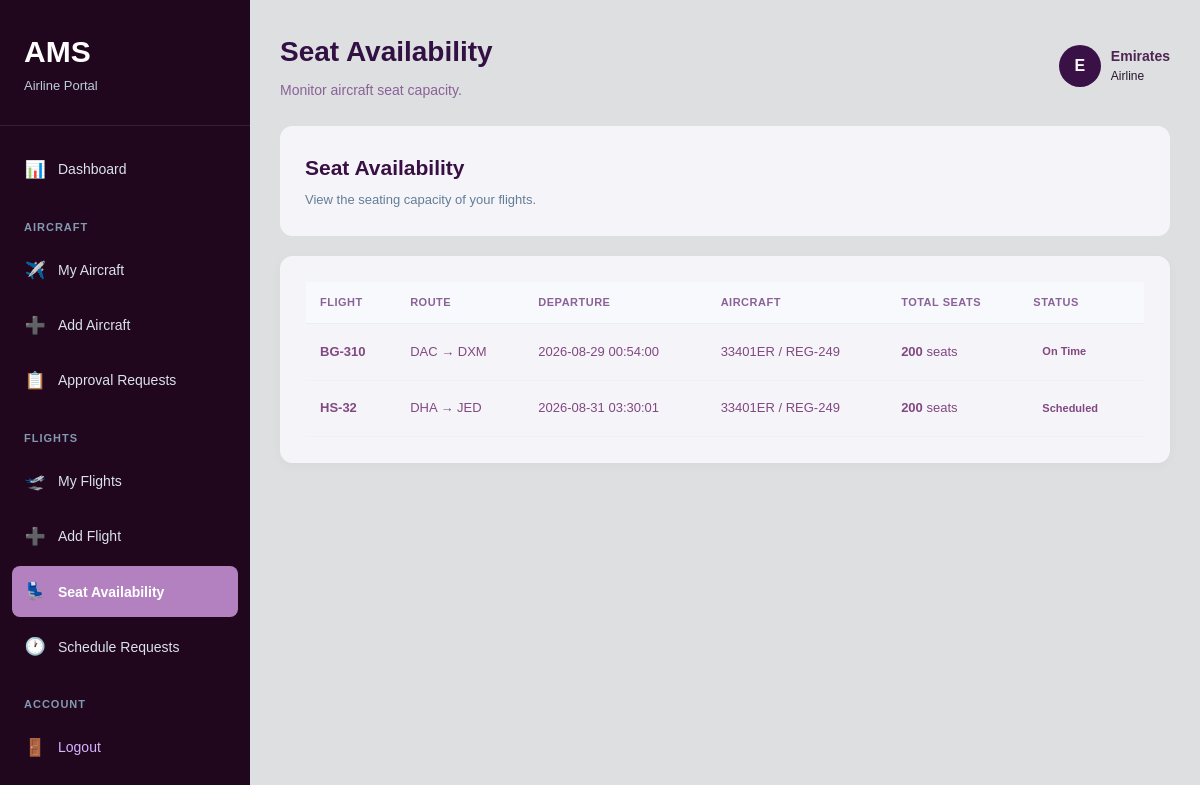
The app's page /airline/flight/availability.php (signed in) with its own data.
### tables this page shows
CREATE TABLE `airlines` (
  `id` int(11) NOT NULL,
  `airline_name` varchar(100) NOT NULL,
  `country` varchar(100) DEFAULT NULL,
  `contact` varchar(50) DEFAULT NULL,
  `email` varchar(100) DEFAULT NULL,
  `status` varchar(20) DEFAULT 'Active',
  `created_at` timestamp NOT NULL DEFAULT current_timestamp()
);

CREATE TABLE `flights` (
  `id` int(11) NOT NULL,
  `flight_number` varchar(50) NOT NULL,
  `airplane_id` int(11) NOT NULL,
  `departure` varchar(100) NOT NULL,
  `destination` varchar(100) NOT NULL,
  `departure_time` datetime NOT NULL,
  `arrival_time` datetime NOT NULL,
  `status` varchar(50) DEFAULT 'Scheduled',
  `created_at` timestamp NOT NULL DEFAULT current_timestamp()
);

CREATE TABLE `airplanes` (
  `id` int(11) NOT NULL,
  `airline_id` int(11) DEFAULT NULL,
  `airline_name` varchar(100) NOT NULL,
  `model` varchar(100) NOT NULL,
  `manufacturer` varchar(100) DEFAULT NULL,
  `manufacturing_date` date DEFAULT NULL,
  `registration_number` varchar(100) NOT NULL,
  `capacity` int(11) NOT NULL,
  `status` varchar(50) DEFAULT 'Active',
  `created_at` timestamp NOT NULL DEFAULT current_timestamp()
);

### airline/flight/availability.php (the view, shortened to what this page needs)
<?php
require_once '../../config/database.php';
$user_id=(int)$_SESSION['user_id'];
$stmt=$conn->prepare(
    "SELECT email
     FROM users
     WHERE id=?
     LIMIT 1"
);
$stmt->bind_param('i',$user_id);
$stmt->execute();
$user=$stmt->get_result()->fetch_assoc();
$stmt=$conn->prepare(
    "SELECT id,airline_name
     FROM airlines
     WHERE email=?
     LIMIT 1"
);
$stmt->bind_param('s',$user['email']);
$stmt->execute();
$airline=$stmt->get_result()->fetch_assoc();
$airline_id=(int)$airline['id'];
$airline_name=$airline['airline_name'];
$stmt=$conn->prepare(
    "SELECT
        f.id,
        f.flight_number,
        f.departure,
        f.destination,
        f.departure_time,
        f.status,
        a.model,
        a.registration_number,
        a.capacity
     FROM flights f
     JOIN airplanes a
     ON f.airplane_id=a.id
     WHERE a.airline_id=?
     ORDER BY f.departure_time ASC"
);
$stmt->bind_param('i',$airline_id);
$stmt->execute();
$result=$stmt->get_result();
?>
<!DOCTYPE html>
<html>
<head>
<link rel="stylesheet"
      href="../../assets/css/airline.css">
</head>
<body>
<div class="airline-container">
<div class="sidebar">
<div class="sidebar-logo">
<h2>AMS</h2>
<p>Airline Portal</p>
</div>
<nav class="sidebar-menu">
<a href="../dashboard.php"
   class="menu-item">
<span>📊</span>
Dashboard
</a>
<div class="menu-section">
<p class="menu-title">
Aircraft
</p>
<a href="../airplane/index.php"
   class="menu-item">
<span>✈️</span>
My Aircraft
</a>
<a href="../airplane/add.php"
   class="menu-item">
<span>➕</span>
Add Aircraft
</a>
<a href="../approval/index.php"
   class="menu-item">
<span>📋</span>
Approval Requests
</a>
</div>
<div class="menu-section">
<p class="menu-title">
Flights
</p>
<a href="index.php"
   class="menu-item">
<span>🛫</span>
My Flights
</a>
<a href="add.php"
   class="menu-item">
<span>➕</span>
Add Flight
</a>
<a href="availability.php"
   class="menu-item active">
<span>💺</span>
Seat Availability
</a>
<a href="schedule_request.php"
   class="menu-item">
<span>🕐</span>
Schedule Requests
</a>
</div>
<div class="menu-section">
<p class="menu-title">
Account
</p>
<a href="../../logout.php"
   class="menu-item logout-item">
<span>🚪</span>
Logout
</a>
</div>
</nav>
</div>
<div class="main-content">
<header class="topbar">
<div>
<h1>Seat Availability</h1>
<p>
Monitor aircraft seat capacity.
</p>
</div>
<div class="user-info">
<div class="user-avatar">
<?php
echo strtoupper(
    substr($airline_name,0,1)
);
?>
</div>
<div>
<strong>
<?php
echo htmlspecialchars(
    $airline_name
);
?>
</strong>
<small>Airline</small>
</div>
</div>
</header>
<section class="page-header">
<div>
<h2>Seat Availability</h2>
<p>
View the seating capacity of your flights.
</p>
</div>
</section>
<section class="content-card">
<div class="table-container">
<table class="data-table">
<thead>
<tr>
<th>Flight</th>
<th>Route</th>
<th>Departure</th>
<th>Aircraft</th>
<th>Total Seats</th>
<th>Status</th>
</tr>
</thead>
<tbody>
<?php if($result->num_rows>0): ?>
<?php while($f=$result->fetch_assoc()): ?>
<tr>
<td>
<strong>
<?php
echo htmlspecialchars(
    $f['flight_number']
);
?>
</strong>
</td>
<td>
<?php
echo htmlspecialchars(
    $f['departure']
    .' → '
    .$f['destination']
);
?>
</td>
<td>
<?php
echo htmlspecialchars(
    $f['departure_time']
);
?>
</td>
<td>
<?php
echo htmlspecialchars(
    $f['model']
    .' / '
    .$f['registration_number']
);
?>
</td>
<td>
<strong>
<?php
echo (int)$f['capacity'];
?>
</strong>
seats
</td>
<td>
<span class="status-badge">
<?php
echo htmlspecialchars(
    $f['status']
);
?>
</span>
</td>
</tr>
<?php endwhile; ?>
<?php endif; ?>
</tbody>
</table>
</div>
</section>
</div>
</div>
</body>
</html>

### assets/css/airline.css (style rules this page uses)
* { margin: 0; padding: 0; box-sizing: border-box; }
html { scroll-behavior: smooth; }
body { font-family: Arial, Helvetica, sans-serif; background: #dedfe0; color: #6b5aaa; line-height: 1.6; }
a { text-decoration: none; color: inherit; }
.sidebar { width: 250px; min-height: 100vh; background: #21071d; color: #ffffff; position: fixed; left: 0; top: 0; bottom: 0; overflow-y: auto; z-index: 1000; }
.sidebar-logo { padding: 28px 24px; border-bottom: 1px solid rgba(255, 255, 255, 0.1); }
.sidebar-logo h2 { font-size: 30px; }
.sidebar-logo p { color: #bcccdc; font-size: 13px; }
.sidebar-menu { padding: 18px 12px; }
.menu-section { margin-top: 24px; }
.menu-title { padding: 0 12px 8px; color: #829ab1; font-size: 11px; font-weight: 700; text-transform: uppercase; letter-spacing: 1px; }
.menu-item { display: flex; align-items: center; gap: 12px; padding: 12px; margin-bottom: 4px; border-radius: 8px; color: #d9e2ec; font-size: 14px; transition: .2s; }
.menu-item span { width: 22px; text-align: center; font-size: 17px; }
.menu-item.active { background: #b381c0; color: #fff; font-weight: 600; }
.logout-item { color: #d7b4ff; }
.main-content { width: calc(100% - 250px); margin-left: 250px; min-height: 100vh; padding: 30px; }
.topbar { min-height: 70px; display: flex; align-items: center; justify-content: space-between; gap: 20px; margin-bottom: 25px; }
.topbar h1 { font-size: 28px; color: #321043; margin-bottom: 4px; }
.topbar p { color: #8a6298; font-size: 14px; }
.user-info { display: flex; align-items: center; gap: 10px; }
.user-avatar { width: 42px; height: 42px; border-radius: 50%; background: #3a1147; color: #fbfbfc; display: flex; align-items: center; justify-content: center; font-weight: 700; }
.user-info strong, .user-info small { display: block; }
.user-info strong { font-size: 14px; color: #4d2453; }
.user-info small { color: #26172b; font-size: 12px; }
.stat-card, .action-card, .module-card, .content-card, .page-header { background: #f5f5f9; border: 1px solid #f4f5f7; border-radius: 12px; }
.page-header { padding: 24px; margin-bottom: 20px; display: flex; align-items: center; justify-content: space-between; gap: 20px; }
.page-header h2 { color: #381043; font-size: 21px; margin-bottom: 5px; }
.page-header p { color: #627d98; font-size: 13px; }
.content-card { padding: 25px; margin-bottom: 25px; box-shadow: 0 3px 12px rgba(0, 0, 0, .03); }
.table-container { width: 100%; overflow-x: auto; }
.data-table { width: 100%; border-collapse: collapse; min-width: 750px; }
.data-table th { padding: 12px 14px; background: #f7f9fc; color: #8a6298; text-align: left; font-size: 11px; text-transform: uppercase; letter-spacing: .5px; border-bottom: 1px solid #e6edf3; }
.data-table td { padding: 14px; color: #814881; font-size: 13px; border-bottom: 1px solid #edf2f7; }
.status-badge { display: inline-flex; align-items: center; padding: 5px 9px; border-radius: 20px; font-size: 11px; font-weight: 600; }

### records on screen
airlines: airline_name "E", airline_name "Emirates"
flights: flight_number "BG-310", departure+destination "DAC → DXM", departure_time "2026-08-29 00:54:00", airplane.registration_number "33401ER / REG-249", airplane.capacity "200", status "On Time"
flights: flight_number "HS-32", departure+destination "DHA → JED", departure_time "2026-08-31 03:30:01", airplane.registration_number "33401ER / REG-249", airplane.capacity "200", status "Scheduled"
